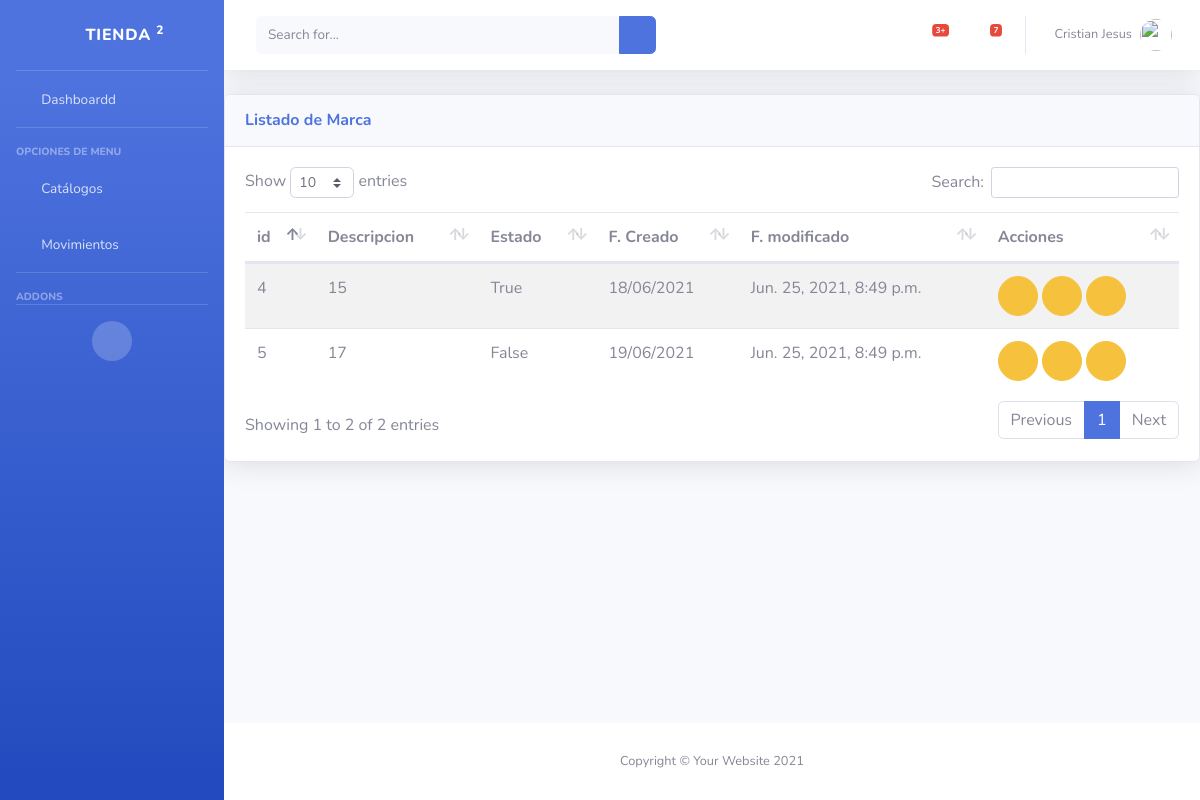
The page /inv/unidad/ (signed in) on the database as committed earlier.
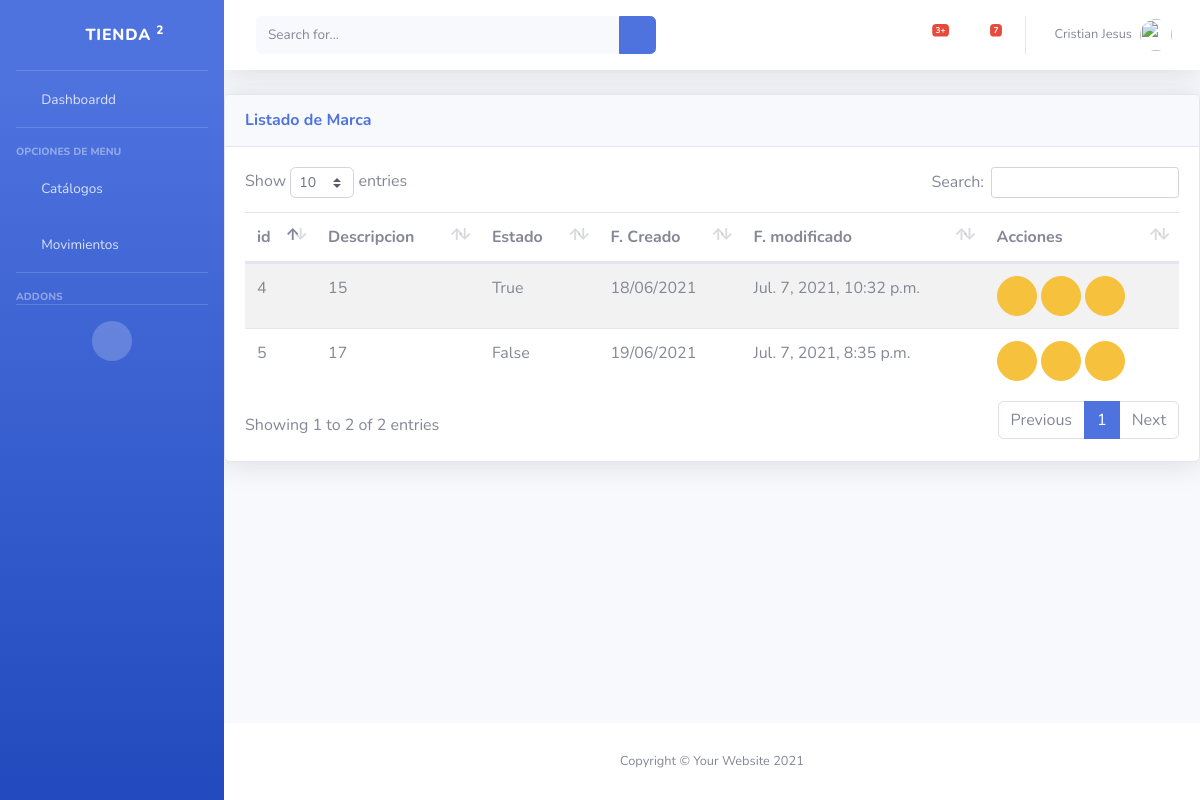
The same page on the database as committed later.
### inv/models.py (models this page shows, shortened)
class UnidadMedida(Class_Modelo):
    description = models.CharField(max_length=100,help_text=" descripcion de la Unidad de Medida",unique=True,verbose_name="descripcion")
    class Meta:
        verbose_name ="Unidad de Medida"
        verbose_name_plural ="Unidades de Medidas"

### inv/views.py (the view)
# urls.py: path('unidad/',views.UMview,name='um_list'),
@login_required(login_url='login')
@permission_required('inv.view_unidadMedida',login_url='SinPrivilegios')
def UMview(request):
    um =UnidadMedida.objects.all()
    return render(request,'inv/um_list.html',{
        'um':um
    })

### inv/templates/inv/um_list.html (shortened to what this page needs)
{% extends "base/base.html" %}
{%load static%}
{%block page_content %}
<div class="card shadow mb-4">
                                <div
                                    class="card-header py-3 d-flex flex-row align-items-center justify-content-between">
                                    <h6 class="m-0 font-weight-bold text-primary">Listado de Marca</h6>
                                    <div class="dropdown no-arrow">
                                        <a class="dropdown-toggle" href="#" role="button" id="dropdownMenuLink"
                                            data-toggle="dropdown" aria-haspopup="true" aria-expanded="false">
                                            <i class="fas fa-ellipsis-v fa-sm fa-fw text-gray-400"></i>
                                        </a>
                                    </div>
                                </div>
                                <div class="card-body">
                                   {%if not um %}
                                       <div class= "alert alert-info">No hay Marcas</div>
                                    {%else%}
                                    <table class="table table-striped table-hover">
                                        <thead>
                                                <th> id</th>
                                                <th> Descripcion </th>
                                                <th> Estado</th>
                                                <th> F. Creado</th>
                                                <th> F. modificado</th>
                                                <th class="all">Acciones </th>
                                        </thead>
                                        <tbody>
                                        {% for item in um %}
                                            <tr>
                                                <td>{{ item.id}} </td>
                                                <td>{{ item.description}} </td>
                                                <td> {{ item.estado}}</td>
                                                <td> {{ item.created_at|date:"d/m/Y"}}</td>
                                                <td> {{ item.update_at }}</td>
                                                <td>
                                                    <a onclick="return abrir_modal('{% url 'editarUM' id=item.id%}')" href="#" class="btn btn-warning btn-circle" role="button"><i class =" far fa-edit"></i> </a>
                                                    <a href="{% url 'ActivarUM' id=item.id %}" class="btn btn-warning btn-circle" role="button"><i class =" far fa-thumbs-up"></i> </a>
                                                    <a href="{% url 'inactivarUM' id=item.id %}" class="btn btn-warning btn-circle" role="button"><i class =" far fa-thumbs-down"></i> </a>
                                                </td>
                                            </tr>
                                        {% endfor %}
                                        </tbody>
                                    </table>
                                {%endif %}
                                </div>
                            </div>
                            {%endblock%}

Rows that differ between the two databases and show on the page:
changed UnidadMedida "True": update_at "Jun. 25, 2021, 8:49 p.m." → "Jul. 7, 2021, 10:32 p.m."
changed UnidadMedida "False": update_at "Jun. 25, 2021, 8:49 p.m." → "Jul. 7, 2021, 8:35 p.m."
